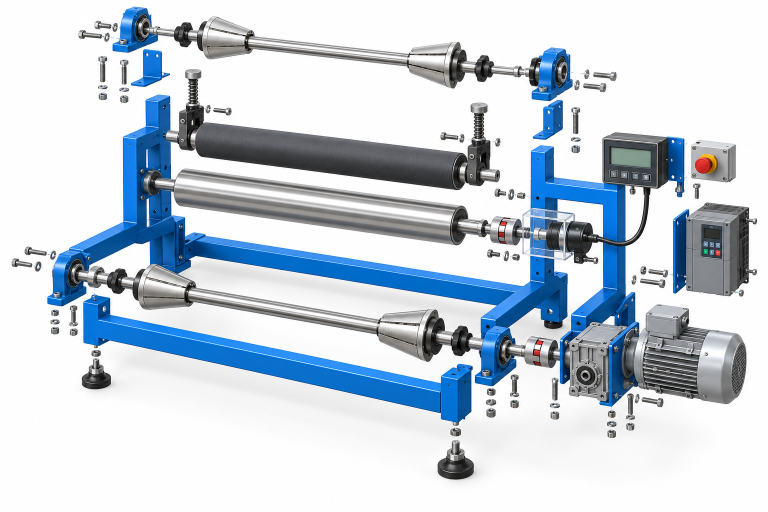
#> input picture docs/cad/assets/fabric_meter_exploded_render.png, 1536 x 1024 px (shown at 1/2 size); its folder holds only this picture in this run
$ python build_contact_sheet.py
#> lines starting #> are read from the running program, lines starting #| are printed output that depends on the picture
from pathlib import Path
from PIL import Image, ImageDraw, ImageFont

SRC = Path(__file__).resolve().parent / "assets"
OUT = Path(__file__).resolve().parent / "contact-sheet.png"
files = sorted(SRC.glob("*.png"))
thumb_w, thumb_h = 520, 340
label_h = 44
canvas = Image.new("RGB", (thumb_w * 2, (thumb_h + label_h) * ((len(files) + 1) // 2)), "white")
#> canvas: PIL image 1040x384 RGB; every value is 255
draw = ImageDraw.Draw(canvas)
font = ImageFont.load_default()
for idx, path in enumerate(files):
    image = Image.open(path).convert("RGB")
#> image is the input picture: PIL image 1536x1024 RGB; mean R, G, B 198.5, 208.9, 219.1
    image.thumbnail((thumb_w - 20, thumb_h - 20))
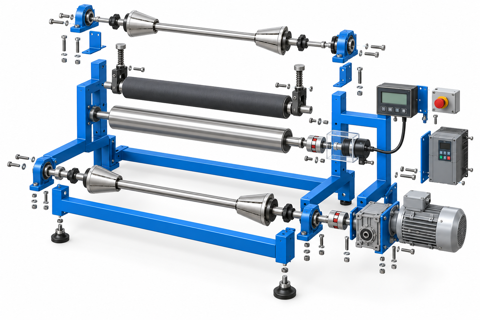
#> image: PIL image 480x320 RGB; mean R, G, B 198.5, 208.8, 219
    x = (idx % 2) * thumb_w + (thumb_w - image.width) // 2
#> x = 20
    y0 = (idx // 2) * (thumb_h + label_h)
    y = y0 + (thumb_h - image.height) // 2
#> y = 10
    canvas.paste(image, (x, y))
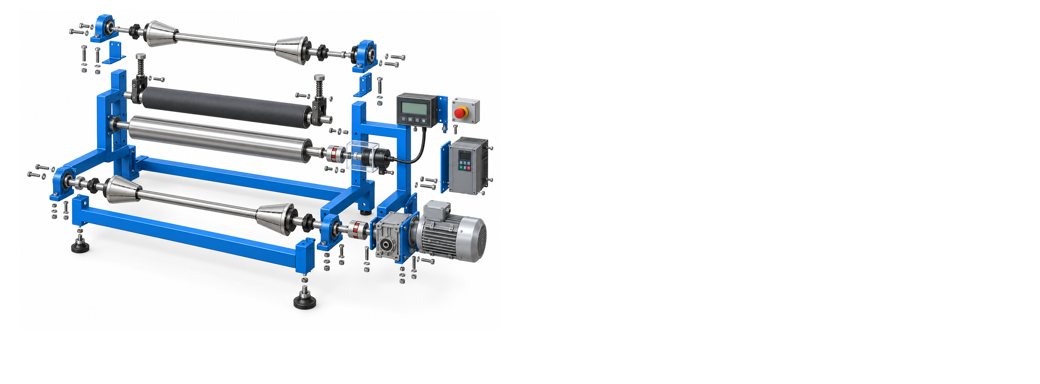
#> canvas: PIL image 1040x384 RGB; mean R, G, B 233.3, 237.2, 241.2
    draw.text((10 + (idx % 2) * thumb_w, y0 + thumb_h + 6), path.name, fill="black", font=font)
canvas.save(OUT)
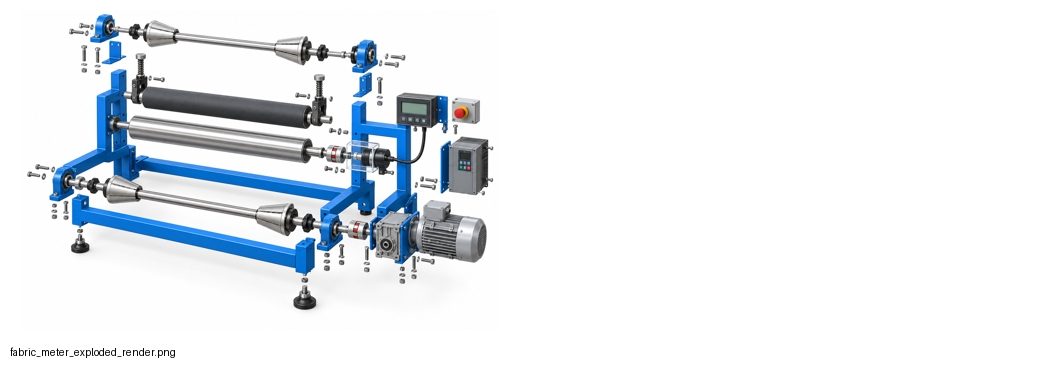
#> saved as contact-sheet.png: PIL image 1040x384 RGB; mean R, G, B 233, 237, 240.9
print(OUT)

$ run again, on docs/cad/assets/fabric_meter_master_side_qc.png
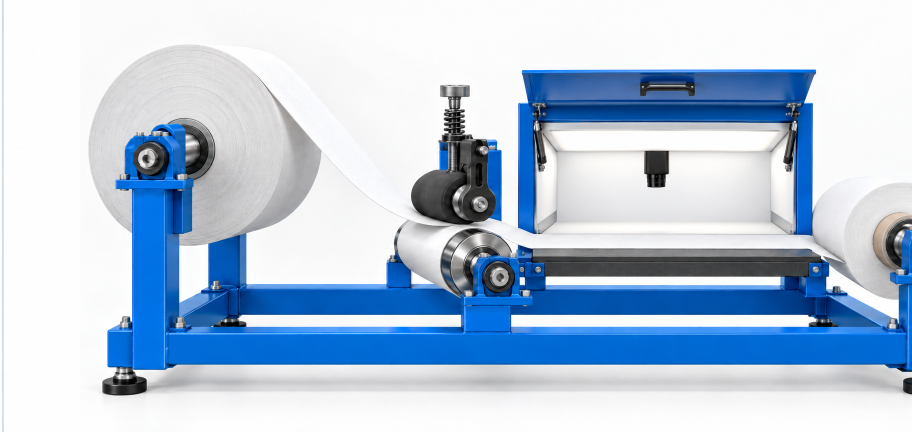
#> input picture docs/cad/assets/fabric_meter_master_side_qc.png, 1823 x 863 px (shown at 1/2 size)
#> image is the input picture: PIL image 1823x863 RGB; mean R, G, B 180.9, 199.3, 220
#> `image.thumbnail((thumb_w - 20, thumb_h - 20))`:
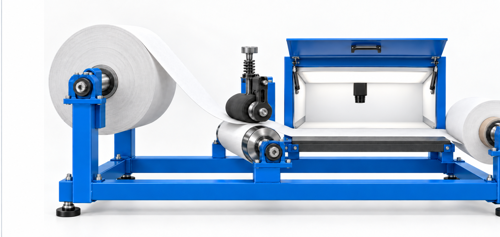
#> image: PIL image 500x237 RGB; mean R, G, B 180.9, 199.3, 220
#> `canvas.save(OUT)`:
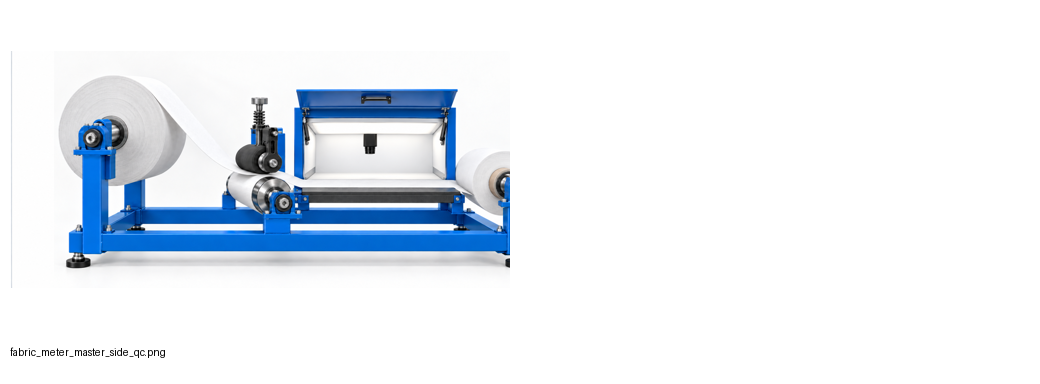
#> saved as contact-sheet.png: PIL image 1040x384 RGB; mean R, G, B 232.8, 238.2, 244.4
